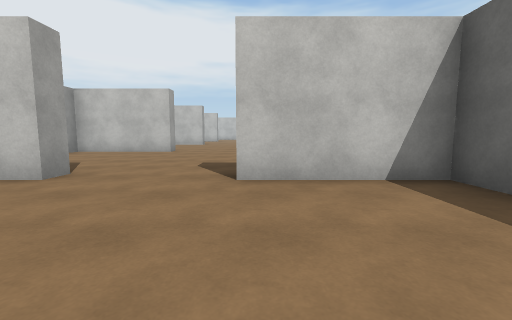
[1] (above)

16 first-person views from a walk through a Unity game level. The camera is 1.2 m above the floor, tilts 6° down and sees 90° across. The floor is counted in squares, 2 m on a side. Each view is taken from the middle of a square. On the plan, view 1 faces up. The plan holds only what a view shows up to about 9 squares ahead; the rest is blank. The place goes on beyond the plan. The player is left out. Surface patterns are stand-ins for the level's own textures.

[2]
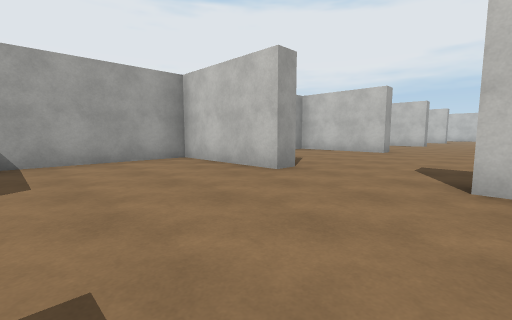

[3]
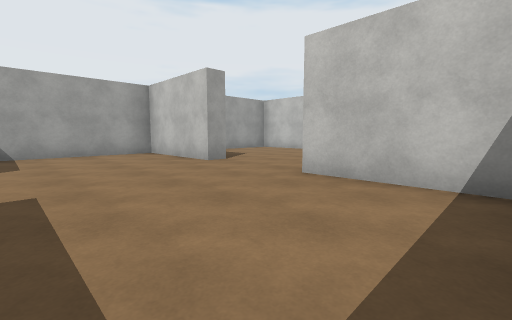

[4]
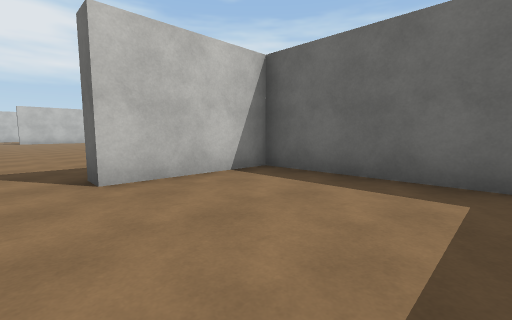

[5]
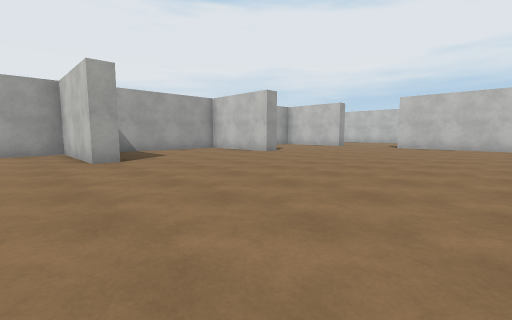

[6]
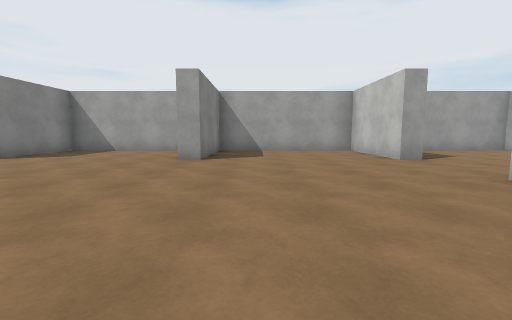

[7]
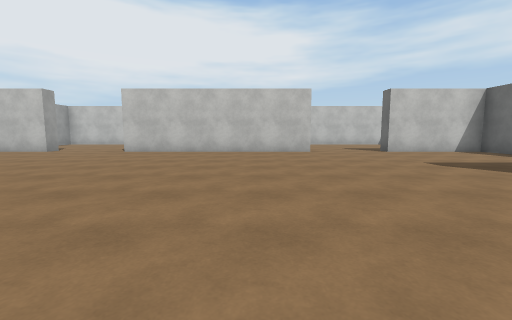

[8]
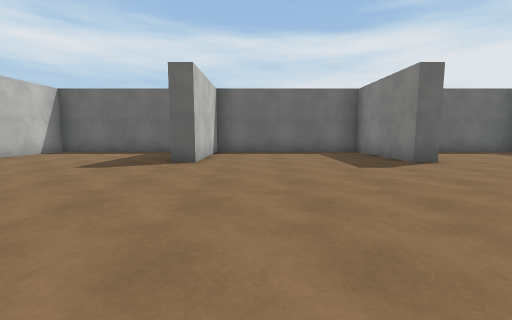

[9]
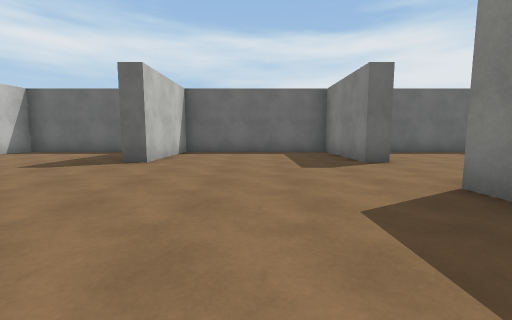

[10]
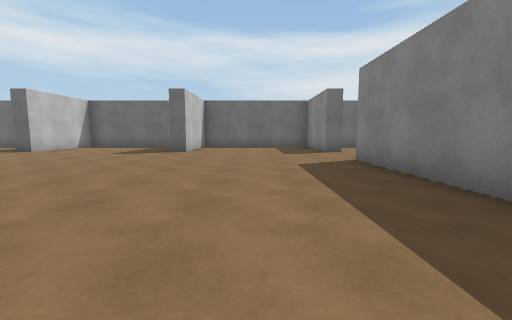

[11]
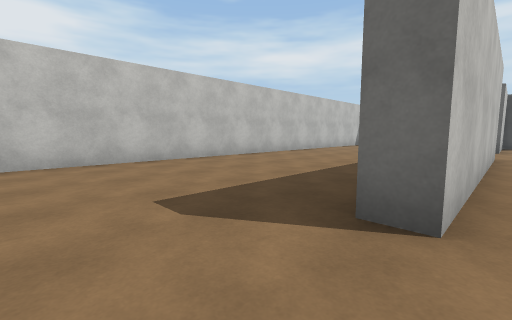

[12]
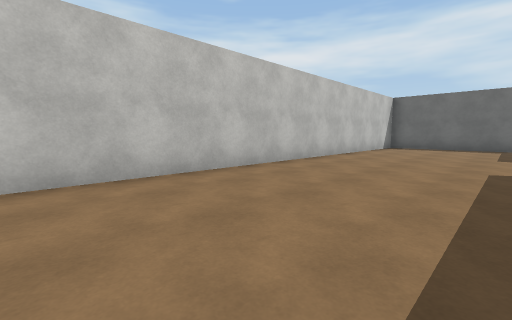

[13]
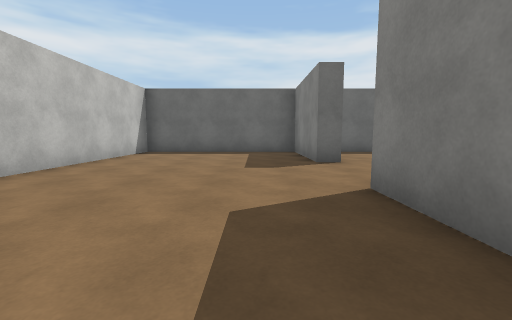

[14]
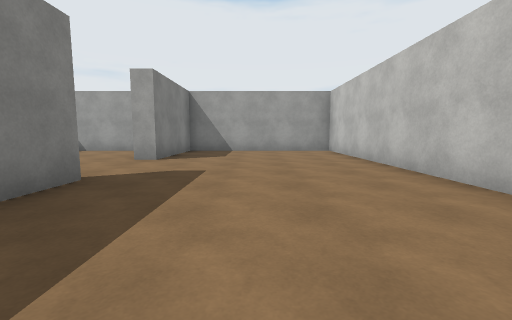

[15]
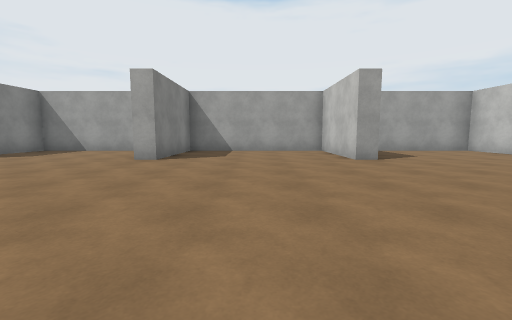

[16]
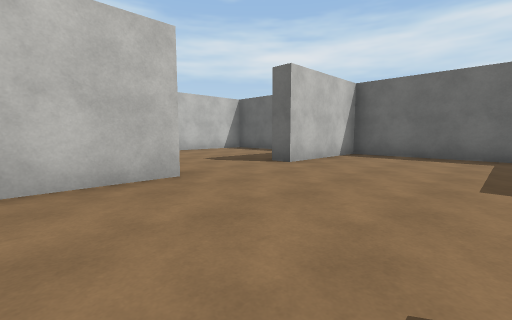

### Floor plan
Points are (right, up) in squares from view 1. A wall is a line through its corners. A room is listed if a view was taken in it or the views show most of it. See-through windows are left out.
Room 1 (views 1, 2, 3, 4)
walls: (-2.7, 3.2) (-5.7, 3.2) (-5.7, -0.1); (2.5, -0.1) (2.5, 3.2) (-0.2, 3.2)
ways out: opening at (-1.5, 4) to room 2
Room 2 (views 5, 6, 7, 8, 9, 10, 11, 12, 13, 14, 15, 16)
walls: (4.1, 18.7) (5.8, 18.7); (5.9, 18.3) (-0.2, 18.3) (-0.2, 18.7) (0.9, 18.7); (11.3, 14.6) (11.3, 18.3) (8.3, 18.3) (8.3, 18.7) (11.3, 18.7) (11.3, 23.5) (-5.7, 23.5) (-5.7, 18.7) (-2.7, 18.7) (-2.7, 18.3) (-5.7, 18.3) (-5.7, 13.8) (-2.7, 13.8) (-2.7, 13.2) (-5.7, 13.2) (-5.7, 8.8) (-2.7, 8.8) (-2.7, 8.3) (-5.7, 8.3) (-5.7, 3.7) (-4.1, 3.7); (2.1, 3.7) (5.8, 3.7); (5.9, 3.2) (3.9, 3.2); (-0.2, 3.2) (-0.2, 3.8); (-2.7, 3.9) (-2.7, 3.2); (11.3, -0.5) (11.3, 3.2) (8.3, 3.2) (8.3, 3.7) (11.3, 3.7) (11.3, 8.3) (8.3, 8.3) (8.3, 8.8) (11.3, 8.8) (11.3, 13.2) (8.3, 13.2) (8.3, 13.8)
ways out: opening at (-1.5, 4) to room 1

Positions as (right, up) in squares from view 1, and headings:
1: (0, 0), facing up
2: (0, 0), facing up-left
3: (2, 0), facing up-left
4: (-1, 0), facing up-right
5: (3, 7), facing up-left
6: (3, 15), facing left
7: (4, 10), facing up
8: (3, 12), facing right
9: (3, 6), facing right
10: (0, 6), facing right
11: (-2, 18), facing up-right
12: (0, 20), facing up-right
13: (3, 20), facing right
14: (3, 21), facing left
15: (3, 11), facing left
16: (4, 0), facing up-right
